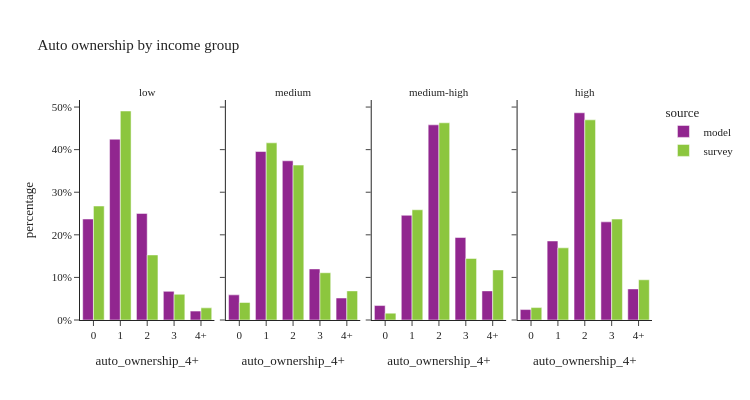

This figure's notebook cell:
### Code cell
util.plot_share_facetbar(hh_data, 'hh_weight', share_col="auto_ownership_4+", title="Auto ownership by income group", 
                            facet_col="income_group", facet_col_wrap=4, height=400, orientation='v')

### Figure 1 — Plotly figure (JSON) as saved in the notebook; plotly's stock layout.template omitted (floating-point values rounded to 4 significant figures)
{"data": [{"alignmentgroup": "True", "customdata": [[102903], [184242], [108622], [29193], [9064]], "hovertemplate": "source=model<br>income_group=low<br>auto_ownership_4+=%{x}<br>percentage=%{y}<br>sample_size=%{customdata[0]}<extra></extra>", "legendgroup": "model", "marker": {"color": "#91268F", "pattern": {"shape": ""}}, "name": "model", "offsetgroup": "model", "orientation": "v", "showlegend": true, "textposition": "auto", "type": "bar", "x": ["0", "1", "2", "3", "4+"], "xaxis": "x", "y": [0.2371, 0.4245, 0.2503, 0.06726, 0.02088], "yaxis": "y"}, {"alignmentgroup": "True", "customdata": [[25578], [171473], [162040], [51995], [22368]], "hovertemplate": "source=model<br>income_group=medium<br>auto_ownership_4+=%{x}<br>percentage=%{y}<br>sample_size=%{customdata[0]}<extra></extra>", "legendgroup": "model", "marker": {"color": "#91268F", "pattern": {"shape": ""}}, "name": "model", "offsetgroup": "model", "orientation": "v", "showlegend": false, "textposition": "auto", "type": "bar", "x": ["0", "1", "2", "3", "4+"], "xaxis": "x2", "y": [0.05901, 0.3956, 0.3738, 0.12, 0.0516], "yaxis": "y2"}, {"alignmentgroup": "True", "customdata": [[14734], [106791], [199021], [84111], [29684]], "hovertemplate": "source=model<br>income_group=medium-high<br>auto_ownership_4+=%{x}<br>percentage=%{y}<br>sample_size=%{customdata[0]}<extra></extra>", "legendgroup": "model", "marker": {"color": "#91268F", "pattern": {"shape": ""}}, "name": "model", "offsetgroup": "model", "orientation": "v", "showlegend": false, "textposition": "auto", "type": "bar", "x": ["0", "1", "2", "3", "4+"], "xaxis": "x3", "y": [0.03392, 0.2459, 0.4582, 0.1937, 0.06834], "yaxis": "y3"}, {"alignmentgroup": "True", "customdata": [[10639], [80582], [211308], [100073], [31704]], "hovertemplate": "source=model<br>income_group=high<br>auto_ownership_4+=%{x}<br>percentage=%{y}<br>sample_size=%{customdata[0]}<extra></extra>", "legendgroup": "model", "marker": {"color": "#91268F", "pattern": {"shape": ""}}, "name": "model", "offsetgroup": "model", "orientation": "v", "showlegend": false, "textposition": "auto", "type": "bar", "x": ["0", "1", "2", "3", "4+"], "xaxis": "x4", "y": [0.0245, 0.1855, 0.4865, 0.2304, 0.073], "yaxis": "y4"}, {"alignmentgroup": "True", "customdata": [[329], [406], [98], [27], [9]], "hovertemplate": "source=survey<br>income_group=low<br>auto_ownership_4+=%{x}<br>percentage=%{y}<br>sample_size=%{customdata[0]}<extra></extra>", "legendgroup": "survey", "marker": {"color": "#8CC63E", "pattern": {"shape": ""}}, "name": "survey", "offsetgroup": "survey", "orientation": "v", "showlegend": true, "textposition": "auto", "type": "bar", "x": ["0", "1", "2", "3", "4+"], "xaxis": "x", "y": [0.2676, 0.4907, 0.1528, 0.0604, 0.0285], "yaxis": "y"}, {"alignmentgroup": "True", "customdata": [[127], [470], [239], [53], [26]], "hovertemplate": "source=survey<br>income_group=medium<br>auto_ownership_4+=%{x}<br>percentage=%{y}<br>sample_size=%{customdata[0]}<extra></extra>", "legendgroup": "survey", "marker": {"color": "#8CC63E", "pattern": {"shape": ""}}, "name": "survey", "offsetgroup": "survey", "orientation": "v", "showlegend": false, "textposition": "auto", "type": "bar", "x": ["0", "1", "2", "3", "4+"], "xaxis": "x2", "y": [0.04104, 0.416, 0.3637, 0.1109, 0.06835], "yaxis": "y2"}, {"alignmentgroup": "True", "customdata": [[86], [414], [378], [103], [48]], "hovertemplate": "source=survey<br>income_group=medium-high<br>auto_ownership_4+=%{x}<br>percentage=%{y}<br>sample_size=%{customdata[0]}<extra></extra>", "legendgroup": "survey", "marker": {"color": "#8CC63E", "pattern": {"shape": ""}}, "name": "survey", "offsetgroup": "survey", "orientation": "v", "showlegend": false, "textposition": "auto", "type": "bar", "x": ["0", "1", "2", "3", "4+"], "xaxis": "x3", "y": [0.01614, 0.2588, 0.463, 0.1445, 0.1176], "yaxis": "y3"}, {"alignmentgroup": "True", "customdata": [[47], [223], [227], [62], [24]], "hovertemplate": "source=survey<br>income_group=high<br>auto_ownership_4+=%{x}<br>percentage=%{y}<br>sample_size=%{customdata[0]}<extra></extra>", "legendgroup": "survey", "marker": {"color": "#8CC63E", "pattern": {"shape": ""}}, "name": "survey", "offsetgroup": "survey", "orientation": "v", "showlegend": false, "textposition": "auto", "type": "bar", "x": ["0", "1", "2", "3", "4+"], "xaxis": "x4", "y": [0.02916, 0.1694, 0.47, 0.237, 0.09442], "yaxis": "y4"}], "layout": {"annotations": [{"font": {}, "showarrow": false, "text": "low", "x": 0.1175, "xanchor": "center", "xref": "paper", "y": 1.0, "yanchor": "bottom", "yref": "paper"}, {"font": {}, "showarrow": false, "text": "medium", "x": 0.3725, "xanchor": "center", "xref": "paper", "y": 1.0, "yanchor": "bottom", "yref": "paper"}, {"font": {}, "showarrow": false, "text": "medium-high", "x": 0.6275, "xanchor": "center", "xref": "paper", "y": 1.0, "yanchor": "bottom", "yref": "paper"}, {"font": {}, "showarrow": false, "text": "high", "x": 0.8825, "xanchor": "center", "xref": "paper", "y": 1.0, "yanchor": "bottom", "yref": "paper"}], "barmode": "group", "height": 400, "legend": {"title": {"text": "source"}, "tracegroupgap": 0}, "title": {"text": "Auto ownership by income group"}, "width": 750, "xaxis": {"anchor": "y", "domain": [0.0, 0.235], "title": {"text": "auto_ownership_4+"}}, "xaxis2": {"anchor": "y2", "domain": [0.255, 0.49], "matches": "x", "title": {"text": "auto_ownership_4+"}}, "xaxis3": {"anchor": "y3", "domain": [0.51, 0.745], "matches": "x", "title": {"text": "auto_ownership_4+"}}, "xaxis4": {"anchor": "y4", "domain": [0.765, 1.0], "matches": "x", "title": {"text": "auto_ownership_4+"}}, "yaxis": {"anchor": "x", "domain": [0.0, 1.0], "tickformat": ".0%", "title": {"text": "percentage"}}, "yaxis2": {"anchor": "x2", "domain": [0.0, 1.0], "matches": "y", "showticklabels": false, "tickformat": ".0%"}, "yaxis3": {"anchor": "x3", "domain": [0.0, 1.0], "matches": "y", "showticklabels": false}, "yaxis4": {"anchor": "x4", "domain": [0.0, 1.0], "matches": "y", "showticklabels": false}}}
